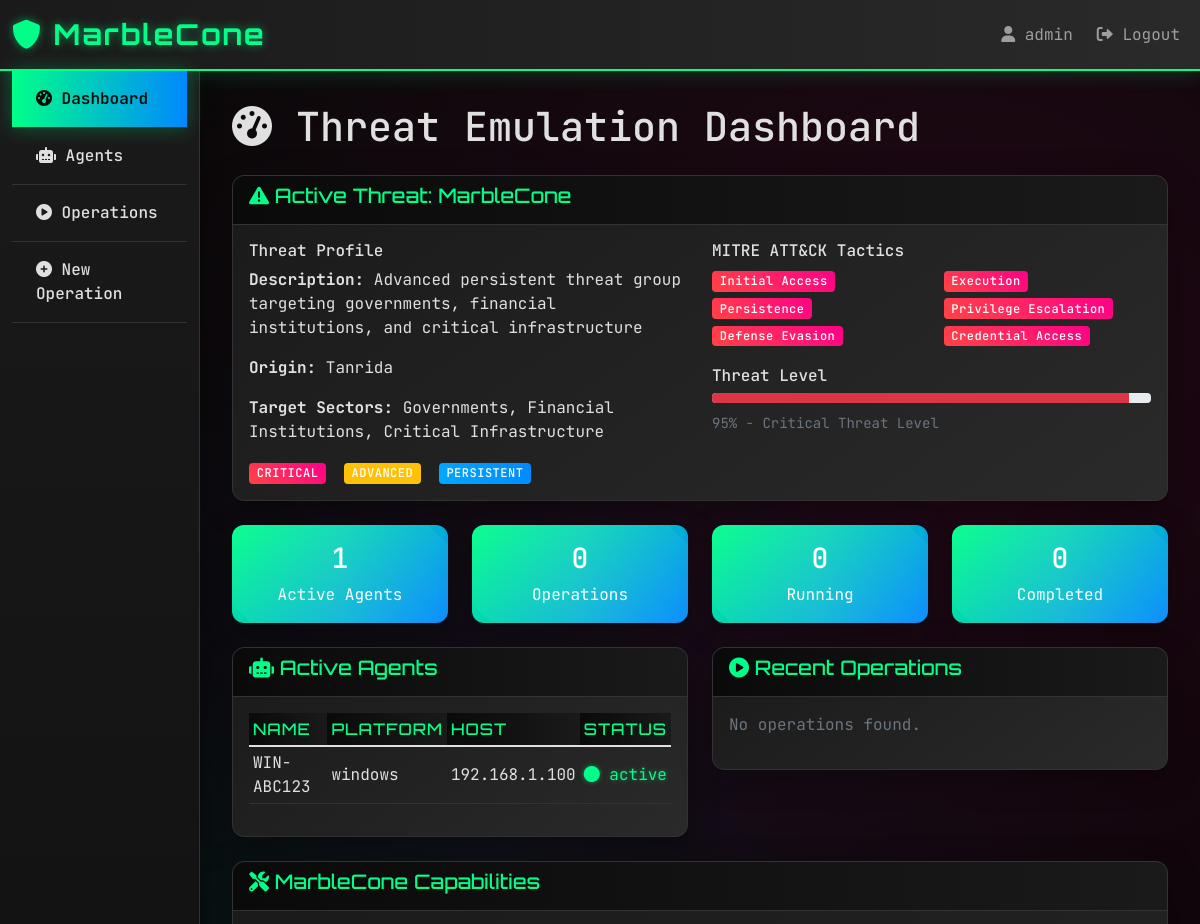
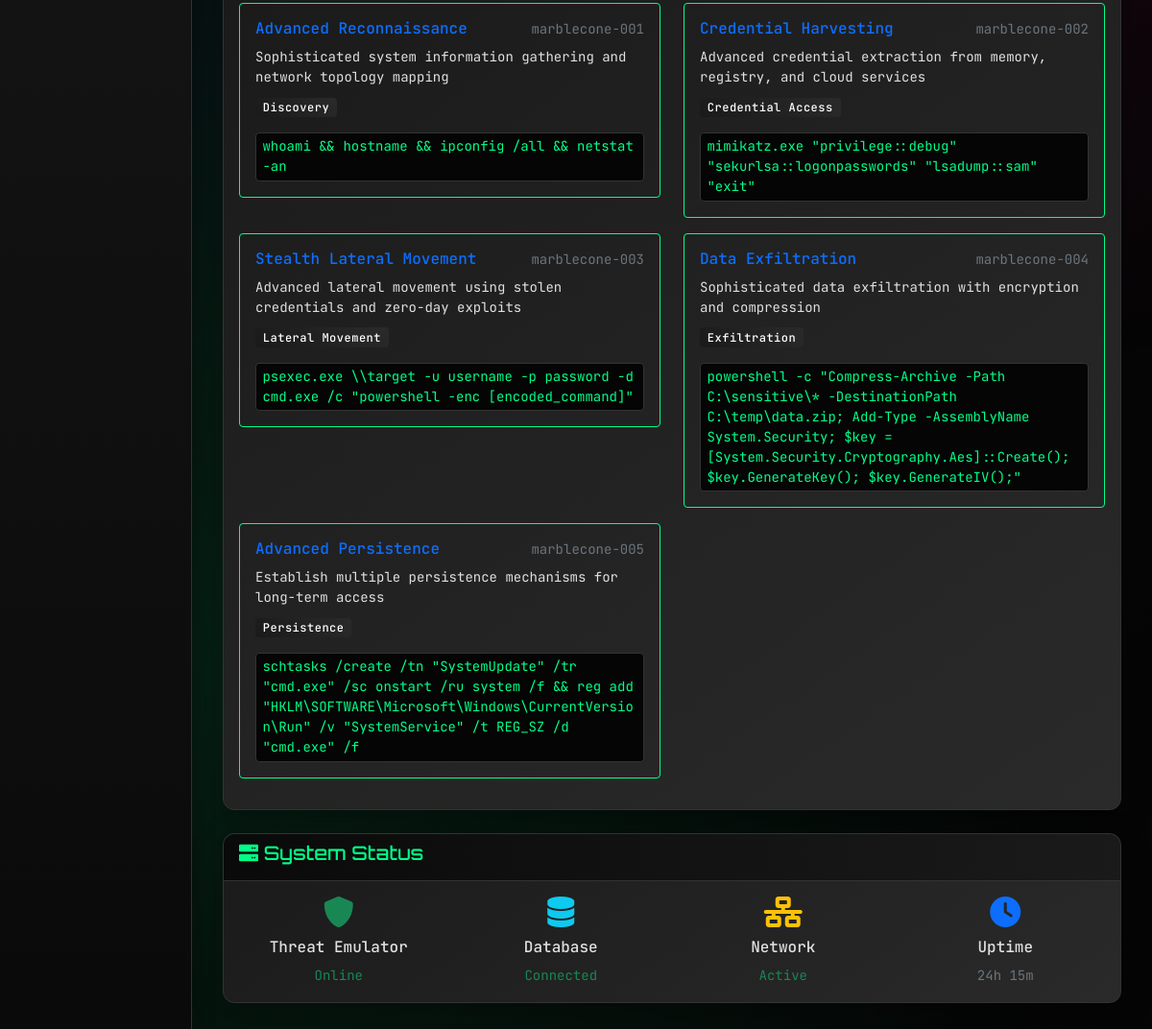
Screenshot of / (signed in) with the database file from the repository (2 pictures, top to bottom).
### app.py (models this page shows)
class User(UserMixin, db.Model):
    id = db.Column(db.Integer, primary_key=True)
    username = db.Column(db.String(80), unique=True, nullable=False)
    password_hash = db.Column(db.String(120), nullable=False)
    role = db.Column(db.String(20), default='operator')

class Agent(db.Model):
    id = db.Column(db.Integer, primary_key=True)
    name = db.Column(db.String(80), unique=True, nullable=False)
    paw = db.Column(db.String(80), unique=True, nullable=False)
    platform = db.Column(db.String(20), nullable=False)
    host = db.Column(db.String(80), nullable=False)
    status = db.Column(db.String(20), default='active')
    created_at = db.Column(db.DateTime, default=datetime.datetime.utcnow)

### app.py (the view)
@app.route('/')
@login_required
def dashboard():
    agents = Agent.query.all()
    operations = Operation.query.all()
    return render_template('dashboard.html', agents=agents, operations=operations, marblecone=MARBLECONE_PROFILE)

### app.py (called while the page is built)
@login_manager.user_loader
def load_user(user_id):
    return User.query.get(int(user_id))

### templates/dashboard.html (shortened to what this page needs)
{% extends "base.html" %}
{% block content %}
<div class="row">
    <div class="col-12">
        <h1 class="mb-4">
            <i class="fas fa-tachometer-alt"></i> Threat Emulation Dashboard
        </h1>
    </div>
</div>
<div class="row mb-4">
    <div class="col-12">
        <div class="card">
            <div class="card-header">
                <h5><i class="fas fa-exclamation-triangle"></i> Active Threat: MarbleCone</h5>
            </div>
            <div class="card-body">
                <div class="row">
                    <div class="col-md-6">
                        <h6>Threat Profile</h6>
                        <p><strong>Description:</strong> {{ marblecone.description }}</p>
                        <p><strong>Origin:</strong> Tanrida</p>
                        <p><strong>Target Sectors:</strong> Governments, Financial Institutions, Critical Infrastructure</p>
                        <div class="mt-3">
                            <span class="badge bg-danger me-2">CRITICAL</span>
                            <span class="badge bg-warning me-2">ADVANCED</span>
                            <span class="badge bg-info">PERSISTENT</span>
                        </div>
                    </div>
                    <div class="col-md-6">
                        <h6>MITRE ATT&CK Tactics</h6>
                        <div class="row">
                            {% for tactic in marblecone.tactics[:6] %}
                            <div class="col-6">
                                <span class="badge bg-danger mb-1">{{ tactic }}</span>
                            </div>
                            {% endfor %}
                        </div>
                        <div class="mt-3">
                            <h6>Threat Level</h6>
                            <div class="progress mb-2" style="height: 10px;">
                                <div class="progress-bar bg-danger" role="progressbar" style="width: 95%"></div>
                            </div>
                            <small class="text-muted">95% - Critical Threat Level</small>
                        </div>
                    </div>
                </div>
            </div>
        </div>
    </div>
</div>
<div class="row mb-4">
    <div class="col-md-3">
        <div class="card stats-card">
            <div class="card-body text-center">
                <h3 class="text-white">{{ agents|length }}</h3>
                <p class="text-white mb-0">Active Agents</p>
            </div>
        </div>
    </div>
    <div class="col-md-3">
        <div class="card stats-card">
            <div class="card-body text-center">
                <h3 class="text-white">{{ operations|length }}</h3>
                <p class="text-white mb-0">Operations</p>
            </div>
        </div>
    </div>
    <div class="col-md-3">
        <div class="card stats-card">
            <div class="card-body text-center">
                <h3 class="text-white">{{ operations|selectattr('status', 'equalto', 'running')|list|length }}</h3>
                <p class="text-white mb-0">Running</p>
            </div>
        </div>
    </div>
    <div class="col-md-3">
        <div class="card stats-card">
            <div class="card-body text-center">
                <h3 class="text-white">{{ operations|selectattr('status', 'equalto', 'completed')|list|length }}</h3>
                <p class="text-white mb-0">Completed</p>
            </div>
        </div>
    </div>
</div>
<div class="row">
    <div class="col-md-6">
        <div class="card">
            <div class="card-header">
                <h5><i class="fas fa-robot"></i> Active Agents</h5>
            </div>
            <div class="card-body">
                {% if agents %}
                <div class="table-responsive">
                    <table class="table table-sm">
                        <thead>
                            <tr>
                                <th>Name</th>
                                <th>Platform</th>
                                <th>Host</th>
                                <th>Status</th>
                            </tr>
                        </thead>
                        <tbody>
                            {% for agent in agents %}
                            <tr>
                                <td>{{ agent.name }}</td>
                                <td>{{ agent.platform }}</td>
                                <td>{{ agent.host }}</td>
                                <td>
                                    <span class="status-{{ agent.status }}">
                                        <i class="fas fa-circle"></i> {{ agent.status }}
                                    </span>
                                </td>
                            </tr>
                            {% endfor %}
                        </tbody>
                    </table>
                </div>
                {% else %}
                <p class="text-muted">No agents currently active.</p>
                {% endif %}
            </div>
        </div>
    </div>
    <div class="col-md-6">
        <div class="card">
            <div class="card-header">
                <h5><i class="fas fa-play-circle"></i> Recent Operations</h5>
            </div>
            <div class="card-body">
                {% if operations %}
                <div class="table-responsive">
                    <table class="table table-sm">
                        <thead>
                            <tr>
                                <th>Name</th>
                                <th>Adversary</th>
                                <th>Status</th>
                                <th>Created</th>
                            </tr>
                        </thead>
                        <tbody>
                            {% for operation in operations[:5] %}
                            <tr>
                                <td>{{ operation.name }}</td>
                                <td>{{ operation.adversary_id }}</td>
                                <td>
                                    <span class="status-{{ operation.status }}">
                                        <i class="fas fa-circle"></i> {{ operation.status }}
                                    </span>
                                </td>
                                <td>{{ operation.created_at.strftime('%Y-%m-%d %H:%M') }}</td>
                            </tr>
                            {% endfor %}
                        </tbody>
                    </table>
                </div>
                {% else %}
                <p class="text-muted">No operations found.</p>
                {% endif %}
            </div>
        </div>
    </div>
</div>
<div class="row mt-4">
    <div class="col-12">
        <div class="card">
            <div class="card-header">
                <h5><i class="fas fa-tools"></i> MarbleCone Capabilities</h5>
            </div>
            <div class="card-body">
                <div class="row">
                    {% for ability in marblecone.abilities %}
                    <div class="col-md-6 mb-3">
                        <div class="border rounded p-3" style="border-color: var(--marblecone-primary) !important;">
                            <div class="d-flex justify-content-between align-items-start mb-2">
                                <h6 class="text-primary mb-0">{{ ability.name }}</h6>
                                <small class="text-muted">{{ ability.id }}</small>
                            </div>
                            <p class="small mb-2">{{ ability.description }}</p>
                            <span class="badge bg-secondary mb-2">{{ ability.tactic }}</span>
                            <code class="d-block mt-2 small">{{ ability.command }}</code>
                        </div>
                    </div>
                    {% endfor %}
                </div>
            </div>
        </div>
    </div>
</div>
<div class="row mt-4">
    <div class="col-12">
        <div class="card">
            <div class="card-header">
                <h5><i class="fas fa-server"></i> System Status</h5>
            </div>
            <div class="card-body">
                <div class="row text-center">
                    <div class="col-md-3">
                        <div class="mb-2">
                            <i class="fas fa-shield-alt fa-2x text-success"></i>
                        </div>
                        <h6>Threat Emulator</h6>
                        <small class="text-success">Online</small>
                    </div>
                    <div class="col-md-3">
                        <div class="mb-2">
                            <i class="fas fa-database fa-2x text-info"></i>
                        </div>
                        <h6>Database</h6>
                        <small class="text-success">Connected</small>
                    </div>
                    <div class="col-md-3">
                        <div class="mb-2">
                            <i class="fas fa-network-wired fa-2x text-warning"></i>
                        </div>
                        <h6>Network</h6>
                        <small class="text-success">Active</small>
                    </div>
                    <div class="col-md-3">
                        <div class="mb-2">
                            <i class="fas fa-clock fa-2x text-primary"></i>
                        </div>
                        <h6>Uptime</h6>
                        <small class="text-muted">24h 15m</small>
                    </div>
                </div>
            </div>
        </div>
    </div>
</div>
{% endblock %}

### templates/base.html (shortened to what this page needs)
<!DOCTYPE html>
<html lang="en">
<head>
    <link href="https://cdn.jsdelivr.net/npm/bootstrap@5.1.3/dist/css/bootstrap.min.css" rel="stylesheet">
    <link href="https://cdnjs.cloudflare.com/ajax/libs/font-awesome/6.0.0/css/all.min.css" rel="stylesheet">
</head>
<body>
    <nav class="navbar navbar-expand-lg navbar-dark">
        <div class="container-fluid">
            <a class="navbar-brand" href="{{ url_for('dashboard') }}">
                <i class="fas fa-shield-alt"></i> MarbleCone
            </a>
            <div class="navbar-nav ms-auto">
                {% if current_user.is_authenticated %}
                <span class="navbar-text me-3">
                    <i class="fas fa-user"></i> {{ current_user.username }}
                </span>
                <a class="nav-link" href="{{ url_for('logout') }}">
                    <i class="fas fa-sign-out-alt"></i> Logout
                </a>
                {% endif %}
            </div>
        </div>
    </nav>
    <div class="container-fluid">
        <div class="row">
            {% if current_user.is_authenticated %}
            <div class="col-md-2 sidebar">
                <nav class="nav flex-column">
                    <a class="nav-link {% if request.endpoint == 'dashboard' %}active{% endif %}" href="{{ url_for('dashboard') }}">
                        <i class="fas fa-tachometer-alt"></i> Dashboard
                    </a>
                    <a class="nav-link {% if request.endpoint == 'agents' %}active{% endif %}" href="{{ url_for('agents') }}">
                        <i class="fas fa-robot"></i> Agents
                    </a>
                    <a class="nav-link {% if request.endpoint == 'operations' %}active{% endif %}" href="{{ url_for('operations') }}">
                        <i class="fas fa-play-circle"></i> Operations
                    </a>
                    <a class="nav-link {% if request.endpoint == 'create_operation' %}active{% endif %}" href="{{ url_for('create_operation') }}">
                        <i class="fas fa-plus-circle"></i> New Operation
                    </a>
                </nav>
            </div>
            <div class="col-md-10 main-content">
            {% else %}
            <div class="col-12 main-content">
            {% endif %}
                {% block content %}{% endblock %}
            </div>
        </div>
    </div>
</body>
</html>

### rows the page displays
User: username "admin"
Agent: name "WIN-ABC123", platform "windows", host "192.168.1.100", status "active"

### other values shown
{{ marblecone.description }} "Advanced persistent threat group targeting governments, financial institutions, and critical infrastructure"
{{ tactic }} "Initial Access" "Execution" "Persistence" "Privilege Escalation" "Defense Evasion" "Credential Access"
{{ agents|length }} "1"
{{ operations|length }} "0"
{{ operations|selectattr('status', 'equalto', 'running')|list|length }} "0"
{{ operations|selectattr('status', 'equalto', 'completed')|list|length }} "0"
{{ ability.name }} "Advanced Reconnaissance" "Credential Harvesting" "Stealth Lateral Movement" "Data Exfiltration" "Advanced Persistence"
{{ ability.id }} "marblecone-001" "marblecone-002" "marblecone-003" "marblecone-004" "marblecone-005"
{{ ability.description }} "Sophisticated system information gathering and network topology mapping" "Advanced credential extraction from memory, registry, and cloud services" "Advanced lateral movement using stolen credentials and zero-day exploits" "Sophisticated data exfiltration with encryption and compression" "Establish multiple persistence mechanisms for long-term access"
{{ ability.tactic }} "Discovery" "Credential Access" "Lateral Movement" "Exfiltration" "Persistence"
{{ ability.command }} "whoami && hostname && ipconfig /all && netstat -an" "mimikatz.exe \"privilege::debug\" \"sekurlsa::logonpasswords\" \"lsadump::sam\" \"exit\"" "psexec.exe \\\\target -u username -p password -d cmd.exe /c \"powershell -enc [encoded_command]\"" "schtasks /create /tn \"SystemUpdate\" /tr \"cmd.exe\" /sc onstart /ru system /f && reg add \"HKLM\\SOFTWARE\\Microsoft\\Windows\\CurrentVersion\\Run\" /v \"SystemService\" /t REG_SZ /d \"cmd.exe\" /f"
